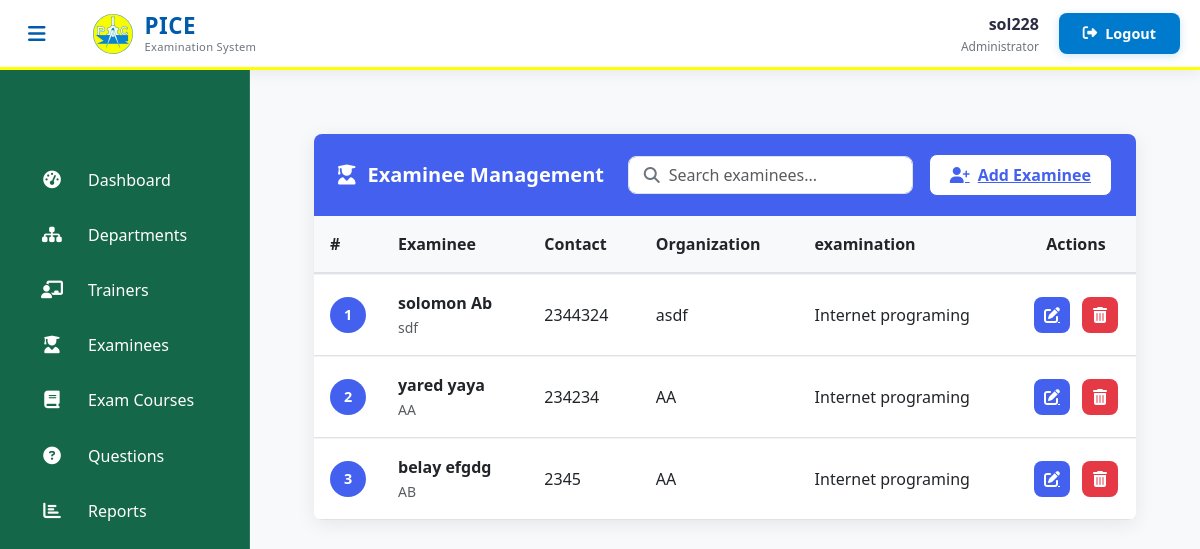
The page /admin-view-student (signed in) on the database as committed earlier.
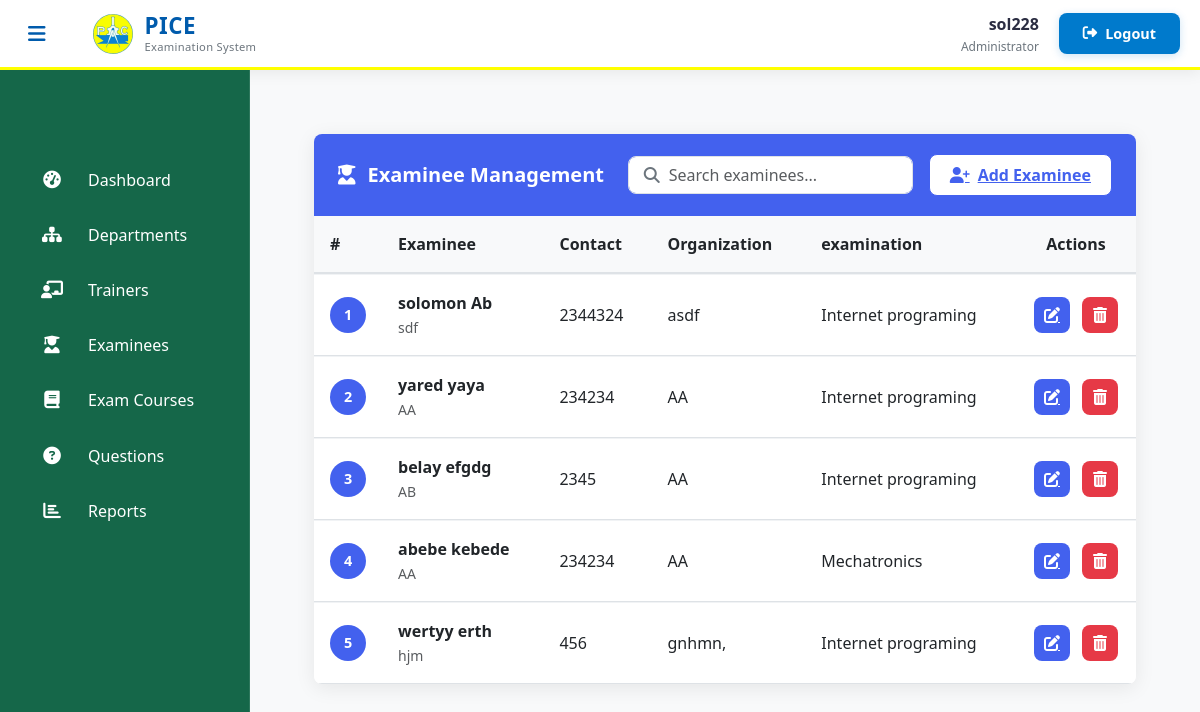
The same page on the database as committed later.
### student/models.py (models this page shows, shortened)
class Student(models.Model):
    user=models.OneToOneField(User,on_delete=models.CASCADE)
    address = models.CharField(max_length=40)
    mobile = models.CharField(max_length=20,null=False)
    organization = models.CharField(max_length=200, null=False)
    course = models.ForeignKey(
        'exam.Course',
        on_delete=models.SET_NULL,
        null=True
    )
    department = models.ForeignKey(
        'exam.Department',  # Reference to your Department model
        on_delete=models.SET_NULL,
        null=True,
        blank=True,
        related_name='students'
    )
    @property
    def get_name(self):
        return self.user.first_name+" "+self.user.last_name

### exam/models.py (models this page shows, shortened)
class Course(models.Model):
    course_name = models.CharField(max_length=50)
    question_number = models.PositiveIntegerField()
    total_marks = models.PositiveIntegerField(default=100)
    given_time = models.PositiveIntegerField(default=60)
    department = models.ForeignKey(Department, on_delete=models.CASCADE, related_name='course_set')
    def __str__(self):
        return self.course_name

### exam/views.py (the view)
# urls.py: path('admin-view-student', views.admin_view_student_view,name='admin-view-student'),
@login_required(login_url='adminlogin')
def admin_view_student_view(request):
    student_list = SMODEL.Student.objects.all().order_by('id')
    paginator = Paginator(student_list, 10)
    page_number = request.GET.get('page')
    students = paginator.get_page(page_number)
    return render(request, 'exam/admin_view_student.html', {'students': students})

### templates/exam/admin_view_student.html (shortened to what this page needs)
{% extends 'exam/adminbase.html' %}
{% block content %}
{% load static %}
<head>
  <link href="https://cdn.jsdelivr.net/npm/bootstrap@5.3.0/dist/css/bootstrap.min.css" rel="stylesheet">
  <link rel="stylesheet" href="https://cdnjs.cloudflare.com/ajax/libs/font-awesome/6.4.0/css/all.min.css">
</head>
<div class="dashboard-container">
  <div class="card">
    <div class="card-header">
      <h5 class="card-title">
        <i class="fas fa-user-graduate"></i> Examinee Management
      </h5>
      <div class="header-actions">
        <div class="search-container">
          <i class="fas fa-search search-icon"></i>
          <input type="text" class="form-control search-input" placeholder="Search examinees...">
        </div>
        <a href="/student/studentsignup" class="add-examinee-btn">
          <i class="fas fa-user-plus"></i> Add Examinee
        </a>
      </div>
    </div>
    <div class="table-responsive">
      <table class="table table-hover align-middle">
        <thead>
          <tr>
            <th style="width: 50px;">#</th>
            <th>Examinee</th>
            <th>Contact</th>
            <th>Organization</th>
            <th>examination</th>
            <th class="text-center" style="width: 120px;">Actions</th>
          </tr>
        </thead>
        <tbody>
          {% if students %}
            {% for student in students %}
              <tr>
                <td>
                  <div class="avatar">
                    {{ forloop.counter0|add:students.start_index }}
                  </div>
                </td>
                <td>
                  <div class="fw-semibold">{{ student.get_name }}</div>
                  <small class="text-muted">{{ student.address|truncatechars:30 }}</small>
                </td>
                <td>
                  <div>{{ student.mobile }}</div>
                </td>
                <td>{{ student.organization|truncatechars:30|default:"-" }}</td>
                <td>{{ student.course|truncatechars:30|default:"-" }}</td>
                <td>
                  <div class="action-btns">
                    <a href="{% url 'update-student' student.id %}" class="btn-action btn-edit" title="Edit">
                      <i class="fas fa-edit"></i>
                    </a>
                    <a href="{% url 'delete-student' student.id %}"
                       class="btn-action btn-delete"
                       title="Delete"
                       onclick="return confirm('Are you sure you want to delete this examinee?');">
                      <i class="fas fa-trash-alt"></i>
                    </a>
                  </div>
                </td>
              </tr>
            {% endfor %}
          {% endif %}
        </tbody>
      </table>
    </div>
  </div>
</div>
{% endblock content %}

Rows that differ between the two databases and show on the page:
added Student: get_name "abebe kebede", address "AA", mobile "234234", organization "AA", course "Mechatronics"
added Student: get_name "wertyy erth", address "hjm", mobile "456", organization "gnhmn,", course "Internet programing"
